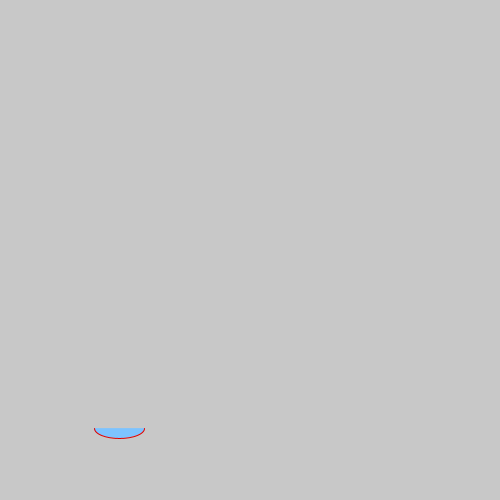
Frame 1 (no input)
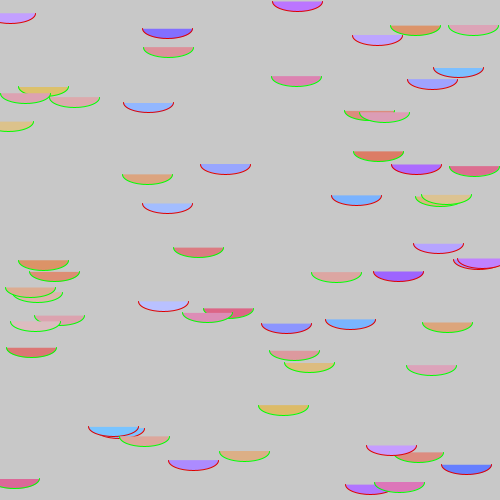
Frame 60 (the mouse pressed at the canvas centre just before this capture)
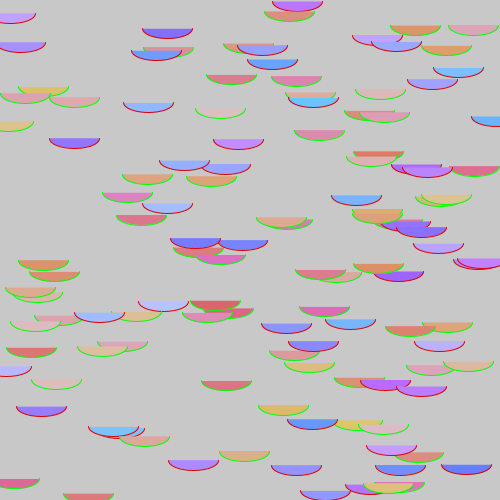
Frame 120 (the mouse held since frame 60 and released just before this capture)

The Processing sketch that drew these frames (run headless with seeded random() and noise(); from frame 60 on, the mouse is pressed at the canvas centre):

// Processing sketch: processing_94923
// ── processing_94923.pde

int i;//variable
void setup(){//start setup
  size(500,500);//seze
  background(200);//gray
  frameRate(6);//rate
  strokeWeight(1);//thick
}//end setup
void draw(){//start draw
  if (random(0,10) <= 5){//if
    stroke(0,255,0);//green
    fill(220,random(100,200),random(100,200));//random red
  } else{//if not
    stroke(222,0,0);//red
    fill(random(100,200),random(100,200),255);//random blue
  }//end if
  for(i=0; i<1; i=i+1){//loop
    arc(random(1,499),random(1,499),50,20,0,PI);//arcs
   
  }//end loop
}  //end draw
